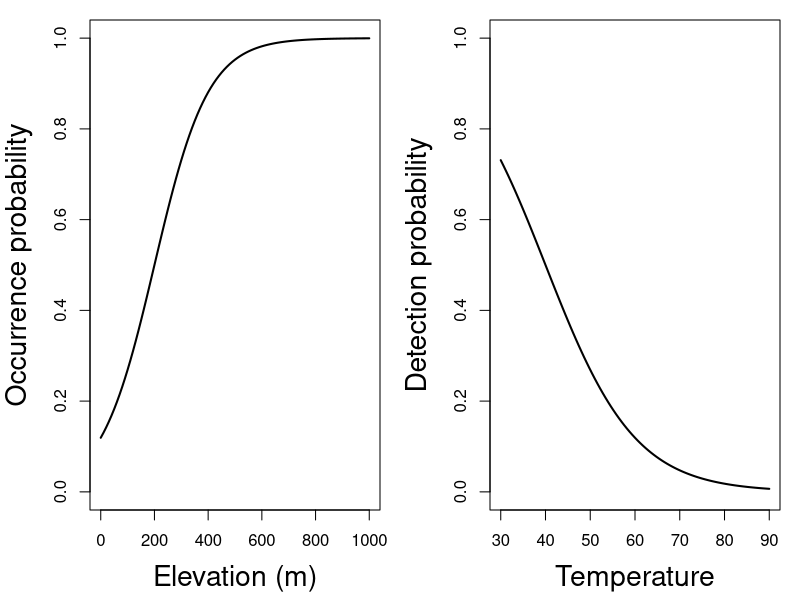

This chart was generated by the following R code:
## ----eval=FALSE,include=FALSE--------------------------------------------
## source("../../rnw2pdf.R")
## rnw2pdf("lecture-occupancy")
## rnw2pdf("lecture-occupancy",tangle=TRUE)


## ----cov1,show.fig='hide',echo=FALSE,results='hide'----------------------
pdf("figs/cov1.pdf", width=12, height=6)
par(mfrow=c(1,2), mai=c(0.9,0.9,0.2,0.2))
plot(function(x,beta0=-2,beta1=0.01) plogis(beta0 + beta1*x), 0, 1000,
     xlab="Elevation (m)", ylab="Occurrence probability", ylim=c(0,1),
     cex.lab=1.7, lwd=2)
plot(function(x,beta0=4,beta1=-0.1) plogis(beta0 + beta1*x), 30, 90,
     xlab="Temperature", ylab="Detection probability", ylim=c(0,1),
     cex.lab=1.7, lwd=2)
dev.off()

